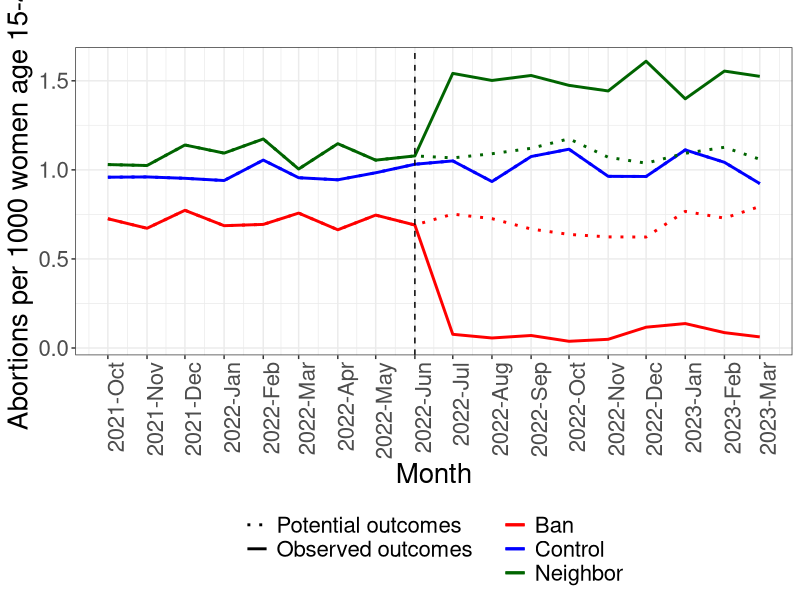
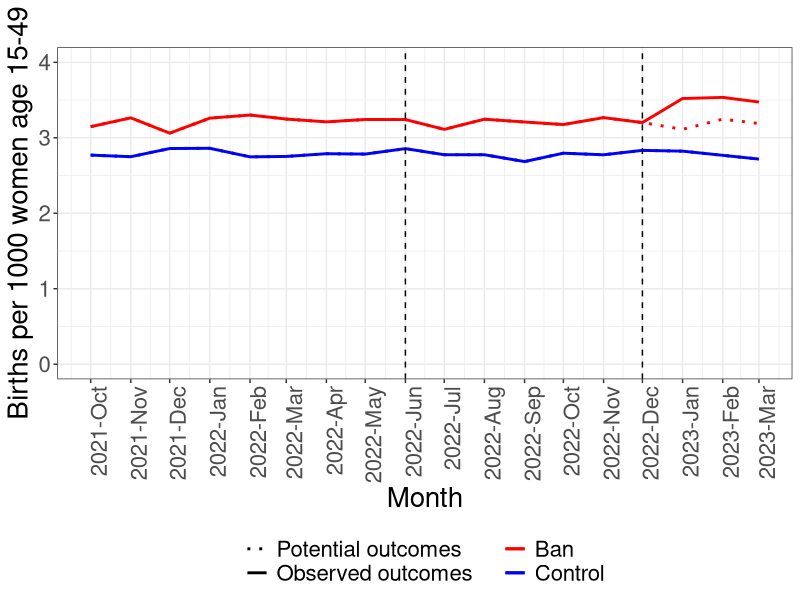

Recreate these plots in R, in order.
library(ggplot2)
library(scales)

# Sample data
dates <- seq(as.Date("2021-10-01"), by = "month", length.out = 18)

first_vals <- rnorm(length(dates), 1, 0.05)
df <- data.frame(Date = c(dates), 
                  untreated = first_vals,
                  real = first_vals,
                  type = c(rep('Control', 18)))


first_vals <- rnorm(length(dates)/2, 0.7, 0.05)
df2 <- data.frame(Date = c(dates), 
                 untreated = c(first_vals, 
                           rnorm(length(dates)/2, 0.7, 0.05)),
                 real = c(first_vals,
                                   abs(rnorm(length(dates)/2, 0.1, 0.05))),
                 type = c(rep('Ban', 18)))

first_vals <- rnorm(length(dates)/2, 1.1, 0.05)
df3 <- data.frame(Date = c(dates), 
                  untreated = c(first_vals, 
                           rnorm(length(dates)/2, 1.1, 0.05)),
                  real = c(first_vals,
                                rnorm(length(dates)/2, 1.5, 0.05)),
                  type = c(rep('Neighbor', 18)))

df <- rbind(df, df2, df3)

# Plot
ggplot(df, aes(x = Date, color = type, )) +
  geom_line(aes(y = real, linetype = "solid"), linewidth = 1) +
  geom_line(aes(y = untreated, linetype = "dotted"), linewidth = 1) +
  scale_x_date(date_breaks = "1 month", date_labels = "%Y-%b") +
  labs(x = "Month", y = "Abortions per 1000 women age 15-49", title = "") +
  scale_linetype_manual(name = NULL, values = c("solid" = "solid", "dotted" = "dotted"),
                        labels = c("Potential outcomes", "Observed outcomes")) +
  scale_color_manual(name = NULL, values = c("Control" = "blue", "Neighbor" = "darkgreen", "Ban" = "red"),
                        labels = c("Ban", "Control", "Neighbor")) +
  theme_bw() + 
  theme(axis.text.x = element_text(angle = 90, hjust = 1),
        text = element_text(size = 20),
        legend.position = 'bottom',
        legend.direction = 'vertical') + 
  geom_vline(xintercept = as.Date("2022-06-01"), linetype = "dashed", color = "black")


dates <- seq(as.Date("2021-10-01"), by = "month", length.out = 18)

first_vals <- rnorm(length(dates), 2.8, 0.05)
df <- data.frame(Date = c(dates), 
                 untreated = first_vals,
                 real = first_vals,
                 type = c(rep('Control', 18)))


first_vals <- rnorm(15, 3.2, 0.05)
df2 <- data.frame(Date = c(dates), 
                  untreated = c(first_vals, 
                                rnorm(3, 3.2, 0.05)),
                  real = c(first_vals,
                           abs(rnorm(3, 3.5, 0.05))),
                  type = c(rep('Ban', 18)))

df <- rbind(df, df2)

# Plot
ggplot(df, aes(x = Date, color = type, )) +
  geom_line(aes(y = real, linetype = "solid"), linewidth = 1) +
  geom_line(aes(y = untreated, linetype = "dotted"), linewidth = 1) +
  scale_x_date(date_breaks = "1 month", date_labels = "%Y-%b") +
  scale_y_continuous(limits = c(0, 4)) +
  labs(x = "Month", y = "Births per 1000 women age 15-49", title = "") +
  scale_linetype_manual(name = NULL, values = c("solid" = "solid", "dotted" = "dotted"),
                        labels = c("Potential outcomes", "Observed outcomes")) +
  scale_color_manual(name = NULL, values = c("Control" = "blue", "Neighbor" = "darkgreen", "Ban" = "red"),
                     labels = c("Ban", "Control", "Neighbor")) +
  theme_bw() + 
  theme(axis.text.x = element_text(angle = 90, hjust = 1),
        text = element_text(size = 20),
        legend.position = 'bottom',
        legend.direction = 'vertical') + 
  geom_vline(xintercept = as.Date("2022-06-01"), linetype = "dashed", color = "black") + 
  geom_vline(xintercept = as.Date("2022-12-01"), linetype = "dashed", color = "black")











